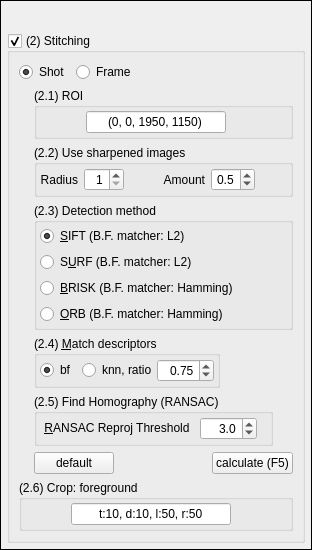
<?xml version="1.0" encoding="UTF-8"?>
<ui version="4.0">
 <class>widget_stitching</class>
 <widget class="QWidget" name="widget_stitching">
  <property name="geometry">
   <rect>
    <x>0</x>
    <y>0</y>
    <width>312</width>
    <height>532</height>
   </rect>
  </property>
  <property name="windowTitle">
   <string>Form</string>
  </property>
  <layout class="QVBoxLayout" name="verticalLayout_3">
   <property name="spacing">
    <number>0</number>
   </property>
   <property name="leftMargin">
    <number>0</number>
   </property>
   <property name="topMargin">
    <number>0</number>
   </property>
   <property name="rightMargin">
    <number>0</number>
   </property>
   <property name="bottomMargin">
    <number>0</number>
   </property>
   <item>
    <widget class="QFrame" name="frame">
     <property name="frameShape">
      <enum>QFrame::Panel</enum>
     </property>
     <property name="frameShadow">
      <enum>QFrame::Plain</enum>
     </property>
     <layout class="QVBoxLayout" name="verticalLayout_5">
      <property name="spacing">
       <number>4</number>
      </property>
      <property name="leftMargin">
       <number>6</number>
      </property>
      <property name="topMargin">
       <number>6</number>
      </property>
      <property name="rightMargin">
       <number>6</number>
      </property>
      <property name="bottomMargin">
       <number>6</number>
      </property>
      <item>
       <layout class="QHBoxLayout" name="horizontalLayout_10">
        <property name="spacing">
         <number>3</number>
        </property>
        <item>
         <widget class="QPushButton" name="pushButton_set_preview">
          <property name="sizePolicy">
           <sizepolicy hsizetype="Maximum" vsizetype="Maximum">
            <horstretch>0</horstretch>
            <verstretch>0</verstretch>
           </sizepolicy>
          </property>
          <property name="text">
           <string/>
          </property>
          <property name="icon">
           <iconset>
            <normaloff>img/grey/eye.svg</normaloff>
            <normalon>img/blue/eye.svg</normalon>img/grey/eye.svg</iconset>
          </property>
          <property name="checkable">
           <bool>true</bool>
          </property>
          <property name="flat">
           <bool>true</bool>
          </property>
         </widget>
        </item>
        <item>
         <widget class="QPushButton" name="pushButton_save">
          <property name="sizePolicy">
           <sizepolicy hsizetype="Maximum" vsizetype="Maximum">
            <horstretch>0</horstretch>
            <verstretch>0</verstretch>
           </sizepolicy>
          </property>
          <property name="text">
           <string/>
          </property>
          <property name="icon">
           <iconset>
            <normaloff>img/grey/save.svg</normaloff>
            <normalon>img/purple/save.svg</normalon>img/grey/save.svg</iconset>
          </property>
          <property name="checkable">
           <bool>false</bool>
          </property>
          <property name="autoDefault">
           <bool>false</bool>
          </property>
          <property name="flat">
           <bool>true</bool>
          </property>
         </widget>
        </item>
        <item>
         <widget class="QPushButton" name="pushButton_discard">
          <property name="sizePolicy">
           <sizepolicy hsizetype="Maximum" vsizetype="Maximum">
            <horstretch>0</horstretch>
            <verstretch>0</verstretch>
           </sizepolicy>
          </property>
          <property name="text">
           <string/>
          </property>
          <property name="icon">
           <iconset>
            <normaloff>img/grey/undo.svg</normaloff>
            <normalon>img/purple/undo.svg</normalon>img/grey/undo.svg</iconset>
          </property>
          <property name="checkable">
           <bool>false</bool>
          </property>
          <property name="autoDefault">
           <bool>false</bool>
          </property>
          <property name="flat">
           <bool>true</bool>
          </property>
         </widget>
        </item>
        <item>
         <spacer name="horizontalSpacer_2">
          <property name="orientation">
           <enum>Qt::Horizontal</enum>
          </property>
          <property name="sizeHint" stdset="0">
           <size>
            <width>5</width>
            <height>20</height>
           </size>
          </property>
         </spacer>
        </item>
        <item>
         <widget class="QPushButton" name="pushButton_close">
          <property name="sizePolicy">
           <sizepolicy hsizetype="Maximum" vsizetype="Maximum">
            <horstretch>0</horstretch>
            <verstretch>0</verstretch>
           </sizepolicy>
          </property>
          <property name="text">
           <string/>
          </property>
          <property name="icon">
           <iconset>
            <normaloff>img/purple/x-square.svg</normaloff>
            <normalon>img/purple/x-square.svg</normalon>img/purple/x-square.svg</iconset>
          </property>
          <property name="checkable">
           <bool>false</bool>
          </property>
          <property name="autoDefault">
           <bool>false</bool>
          </property>
          <property name="flat">
           <bool>true</bool>
          </property>
         </widget>
        </item>
       </layout>
      </item>
      <item>
       <widget class="QGroupBox" name="groupBox_stitching">
        <property name="title">
         <string>(2) Stitching</string>
        </property>
        <property name="checkable">
         <bool>true</bool>
        </property>
        <layout class="QVBoxLayout" name="verticalLayout">
         <item>
          <layout class="QHBoxLayout" name="horizontalLayout_8">
           <property name="bottomMargin">
            <number>0</number>
           </property>
           <item>
            <widget class="QRadioButton" name="radioButton_shot_homography">
             <property name="sizePolicy">
              <sizepolicy hsizetype="Maximum" vsizetype="Fixed">
               <horstretch>0</horstretch>
               <verstretch>0</verstretch>
              </sizepolicy>
             </property>
             <property name="text">
              <string>Shot</string>
             </property>
             <property name="checked">
              <bool>true</bool>
             </property>
            </widget>
           </item>
           <item>
            <widget class="QRadioButton" name="radioButton_frame_homography">
             <property name="sizePolicy">
              <sizepolicy hsizetype="Fixed" vsizetype="Fixed">
               <horstretch>0</horstretch>
               <verstretch>0</verstretch>
              </sizepolicy>
             </property>
             <property name="text">
              <string>Frame</string>
             </property>
             <property name="checkable">
              <bool>true</bool>
             </property>
             <property name="checked">
              <bool>false</bool>
             </property>
            </widget>
           </item>
           <item>
            <spacer name="horizontalSpacer_5">
             <property name="orientation">
              <enum>Qt::Horizontal</enum>
             </property>
             <property name="sizeHint" stdset="0">
              <size>
               <width>40</width>
               <height>20</height>
              </size>
             </property>
            </spacer>
           </item>
          </layout>
         </item>
         <item>
          <layout class="QVBoxLayout" name="verticalLayout_4">
           <property name="leftMargin">
            <number>15</number>
           </property>
           <property name="bottomMargin">
            <number>0</number>
           </property>
           <item>
            <widget class="QGroupBox" name="groupBox_detection_method_2">
             <property name="sizePolicy">
              <sizepolicy hsizetype="Preferred" vsizetype="Maximum">
               <horstretch>0</horstretch>
               <verstretch>0</verstretch>
              </sizepolicy>
             </property>
             <property name="title">
              <string>(2.1) ROI</string>
             </property>
             <layout class="QHBoxLayout" name="horizontalLayout_3">
              <property name="leftMargin">
               <number>3</number>
              </property>
              <property name="topMargin">
               <number>3</number>
              </property>
              <property name="rightMargin">
               <number>3</number>
              </property>
              <property name="bottomMargin">
               <number>3</number>
              </property>
              <item>
               <widget class="QPushButton" name="pushButton_roi_edition">
                <property name="sizePolicy">
                 <sizepolicy hsizetype="Maximum" vsizetype="Maximum">
                  <horstretch>0</horstretch>
                  <verstretch>0</verstretch>
                 </sizepolicy>
                </property>
                <property name="text">
                 <string/>
                </property>
                <property name="icon">
                 <iconset>
                  <normaloff>img/select-rectangular.png</normaloff>
                  <normalon>img/select-rectangular.png</normalon>
                  <disabledoff>img/select-rectangular_disabled.png</disabledoff>img/select-rectangular.png</iconset>
                </property>
                <property name="checkable">
                 <bool>true</bool>
                </property>
                <property name="autoDefault">
                 <bool>false</bool>
                </property>
                <property name="flat">
                 <bool>true</bool>
                </property>
               </widget>
              </item>
              <item>
               <widget class="QLineEdit" name="lineEdit_roi_rectangle">
                <property name="sizePolicy">
                 <sizepolicy hsizetype="Fixed" vsizetype="Fixed">
                  <horstretch>0</horstretch>
                  <verstretch>0</verstretch>
                 </sizepolicy>
                </property>
                <property name="minimumSize">
                 <size>
                  <width>140</width>
                  <height>0</height>
                 </size>
                </property>
                <property name="maximumSize">
                 <size>
                  <width>140</width>
                  <height>16777215</height>
                 </size>
                </property>
                <property name="text">
                 <string>(0, 0, 1950, 1150)</string>
                </property>
                <property name="alignment">
                 <set>Qt::AlignCenter</set>
                </property>
                <property name="readOnly">
                 <bool>true</bool>
                </property>
               </widget>
              </item>
              <item>
               <spacer name="horizontalSpacer_3">
                <property name="orientation">
                 <enum>Qt::Horizontal</enum>
                </property>
                <property name="sizeHint" stdset="0">
                 <size>
                  <width>40</width>
                  <height>20</height>
                 </size>
                </property>
               </spacer>
              </item>
              <item>
               <widget class="QPushButton" name="pushButton_roi_discard_modifications">
                <property name="sizePolicy">
                 <sizepolicy hsizetype="Maximum" vsizetype="Fixed">
                  <horstretch>0</horstretch>
                  <verstretch>0</verstretch>
                 </sizepolicy>
                </property>
                <property name="text">
                 <string extracomment="Undo (Ctrl-Z)"/>
                </property>
                <property name="icon">
                 <iconset>
                  <normaloff>img/edit-undo.png</normaloff>img/edit-undo.png</iconset>
                </property>
                <property name="flat">
                 <bool>true</bool>
                </property>
               </widget>
              </item>
             </layout>
            </widget>
           </item>
           <item>
            <widget class="QGroupBox" name="groupBox_detection_method_3">
             <property name="sizePolicy">
              <sizepolicy hsizetype="Preferred" vsizetype="Maximum">
               <horstretch>0</horstretch>
               <verstretch>0</verstretch>
              </sizepolicy>
             </property>
             <property name="title">
              <string>(2.2) Use sharpened images</string>
             </property>
             <layout class="QHBoxLayout" name="horizontalLayout_9">
              <property name="leftMargin">
               <number>3</number>
              </property>
              <property name="topMargin">
               <number>3</number>
              </property>
              <property name="rightMargin">
               <number>3</number>
              </property>
              <property name="bottomMargin">
               <number>3</number>
              </property>
              <item>
               <widget class="QLabel" name="label">
                <property name="text">
                 <string>Radius</string>
                </property>
                <property name="alignment">
                 <set>Qt::AlignRight|Qt::AlignTrailing|Qt::AlignVCenter</set>
                </property>
               </widget>
              </item>
              <item>
               <widget class="QSpinBox" name="spinBox_sharpen_radius">
                <property name="sizePolicy">
                 <sizepolicy hsizetype="Minimum" vsizetype="Fixed">
                  <horstretch>0</horstretch>
                  <verstretch>0</verstretch>
                 </sizepolicy>
                </property>
                <property name="alignment">
                 <set>Qt::AlignRight|Qt::AlignTrailing|Qt::AlignVCenter</set>
                </property>
                <property name="minimum">
                 <number>1</number>
                </property>
                <property name="maximum">
                 <number>11</number>
                </property>
                <property name="singleStep">
                 <number>2</number>
                </property>
                <property name="value">
                 <number>1</number>
                </property>
               </widget>
              </item>
              <item>
               <spacer name="horizontalSpacer_7">
                <property name="orientation">
                 <enum>Qt::Horizontal</enum>
                </property>
                <property name="sizeHint" stdset="0">
                 <size>
                  <width>20</width>
                  <height>20</height>
                 </size>
                </property>
               </spacer>
              </item>
              <item>
               <widget class="QLabel" name="label_2">
                <property name="text">
                 <string>Amount</string>
                </property>
                <property name="alignment">
                 <set>Qt::AlignRight|Qt::AlignTrailing|Qt::AlignVCenter</set>
                </property>
               </widget>
              </item>
              <item>
               <widget class="QDoubleSpinBox" name="doubleSpinBox_sharpen_amount">
                <property name="sizePolicy">
                 <sizepolicy hsizetype="Maximum" vsizetype="Fixed">
                  <horstretch>0</horstretch>
                  <verstretch>0</verstretch>
                 </sizepolicy>
                </property>
                <property name="alignment">
                 <set>Qt::AlignRight|Qt::AlignTrailing|Qt::AlignVCenter</set>
                </property>
                <property name="decimals">
                 <number>1</number>
                </property>
                <property name="maximum">
                 <double>3.000000000000000</double>
                </property>
                <property name="singleStep">
                 <double>0.100000000000000</double>
                </property>
                <property name="value">
                 <double>0.500000000000000</double>
                </property>
               </widget>
              </item>
              <item>
               <spacer name="horizontalSpacer_6">
                <property name="orientation">
                 <enum>Qt::Horizontal</enum>
                </property>
                <property name="sizeHint" stdset="0">
                 <size>
                  <width>10</width>
                  <height>20</height>
                 </size>
                </property>
               </spacer>
              </item>
             </layout>
            </widget>
           </item>
           <item>
            <widget class="QGroupBox" name="groupBox_detection_method">
             <property name="sizePolicy">
              <sizepolicy hsizetype="Preferred" vsizetype="Maximum">
               <horstretch>0</horstretch>
               <verstretch>0</verstretch>
              </sizepolicy>
             </property>
             <property name="title">
              <string>(2.3) Detection method</string>
             </property>
             <layout class="QVBoxLayout" name="verticalLayout_2">
              <property name="leftMargin">
               <number>3</number>
              </property>
              <property name="topMargin">
               <number>3</number>
              </property>
              <property name="rightMargin">
               <number>3</number>
              </property>
              <property name="bottomMargin">
               <number>3</number>
              </property>
              <item>
               <widget class="QRadioButton" name="radioButton_sift">
                <property name="sizePolicy">
                 <sizepolicy hsizetype="Maximum" vsizetype="Fixed">
                  <horstretch>0</horstretch>
                  <verstretch>0</verstretch>
                 </sizepolicy>
                </property>
                <property name="text">
                 <string>&amp;SIFT (B.F. matcher: L2)</string>
                </property>
                <property name="checked">
                 <bool>true</bool>
                </property>
               </widget>
              </item>
              <item>
               <widget class="QRadioButton" name="radioButton_surf">
                <property name="sizePolicy">
                 <sizepolicy hsizetype="Maximum" vsizetype="Fixed">
                  <horstretch>0</horstretch>
                  <verstretch>0</verstretch>
                 </sizepolicy>
                </property>
                <property name="text">
                 <string>S&amp;URF (B.F. matcher: L2)</string>
                </property>
               </widget>
              </item>
              <item>
               <widget class="QRadioButton" name="radioButton_brisk">
                <property name="sizePolicy">
                 <sizepolicy hsizetype="Maximum" vsizetype="Fixed">
                  <horstretch>0</horstretch>
                  <verstretch>0</verstretch>
                 </sizepolicy>
                </property>
                <property name="text">
                 <string>&amp;BRISK (B.F. matcher: Hamming)</string>
                </property>
               </widget>
              </item>
              <item>
               <widget class="QRadioButton" name="radioButton_orb">
                <property name="sizePolicy">
                 <sizepolicy hsizetype="Maximum" vsizetype="Fixed">
                  <horstretch>0</horstretch>
                  <verstretch>0</verstretch>
                 </sizepolicy>
                </property>
                <property name="text">
                 <string>&amp;ORB (B.F. matcher: Hamming)</string>
                </property>
               </widget>
              </item>
             </layout>
            </widget>
           </item>
           <item>
            <widget class="QGroupBox" name="groupBox_match_descriptors">
             <property name="sizePolicy">
              <sizepolicy hsizetype="Maximum" vsizetype="Maximum">
               <horstretch>0</horstretch>
               <verstretch>0</verstretch>
              </sizepolicy>
             </property>
             <property name="title">
              <string>(2.4) &amp;Match descriptors</string>
             </property>
             <layout class="QHBoxLayout" name="horizontalLayout_2">
              <property name="spacing">
               <number>6</number>
              </property>
              <property name="leftMargin">
               <number>3</number>
              </property>
              <property name="topMargin">
               <number>3</number>
              </property>
              <property name="rightMargin">
               <number>3</number>
              </property>
              <property name="bottomMargin">
               <number>3</number>
              </property>
              <item>
               <widget class="QRadioButton" name="radioButton_bf">
                <property name="text">
                 <string>bf</string>
                </property>
                <property name="checked">
                 <bool>true</bool>
                </property>
               </widget>
              </item>
              <item>
               <layout class="QHBoxLayout" name="horizontalLayout_4">
                <property name="spacing">
                 <number>0</number>
                </property>
                <property name="leftMargin">
                 <number>0</number>
                </property>
                <item>
                 <widget class="QRadioButton" name="radioButton_knn">
                  <property name="text">
                   <string>knn, ratio</string>
                  </property>
                 </widget>
                </item>
                <item>
                 <widget class="QDoubleSpinBox" name="doubleSpinBox_knn_ratio">
                  <property name="sizePolicy">
                   <sizepolicy hsizetype="Maximum" vsizetype="Fixed">
                    <horstretch>0</horstretch>
                    <verstretch>0</verstretch>
                   </sizepolicy>
                  </property>
                  <property name="frame">
                   <bool>true</bool>
                  </property>
                  <property name="alignment">
                   <set>Qt::AlignRight|Qt::AlignTrailing|Qt::AlignVCenter</set>
                  </property>
                  <property name="decimals">
                   <number>2</number>
                  </property>
                  <property name="singleStep">
                   <double>0.050000000000000</double>
                  </property>
                  <property name="value">
                   <double>0.750000000000000</double>
                  </property>
                 </widget>
                </item>
               </layout>
              </item>
             </layout>
            </widget>
           </item>
           <item>
            <widget class="QGroupBox" name="groupBox_find_homography">
             <property name="sizePolicy">
              <sizepolicy hsizetype="Maximum" vsizetype="Maximum">
               <horstretch>0</horstretch>
               <verstretch>0</verstretch>
              </sizepolicy>
             </property>
             <property name="title">
              <string>(2.5) Find Homography (RANSAC)</string>
             </property>
             <layout class="QHBoxLayout" name="horizontalLayout_5">
              <property name="leftMargin">
               <number>3</number>
              </property>
              <property name="topMargin">
               <number>3</number>
              </property>
              <property name="rightMargin">
               <number>3</number>
              </property>
              <property name="bottomMargin">
               <number>3</number>
              </property>
              <item>
               <widget class="QPushButton" name="pushButton_ransac">
                <property name="text">
                 <string>&amp;RANSAC Reproj Threshold</string>
                </property>
                <property name="checkable">
                 <bool>false</bool>
                </property>
                <property name="default">
                 <bool>false</bool>
                </property>
                <property name="flat">
                 <bool>true</bool>
                </property>
               </widget>
              </item>
              <item>
               <widget class="QDoubleSpinBox" name="doubleSpinBox_ransac_reproj_threshold">
                <property name="sizePolicy">
                 <sizepolicy hsizetype="Maximum" vsizetype="Fixed">
                  <horstretch>0</horstretch>
                  <verstretch>0</verstretch>
                 </sizepolicy>
                </property>
                <property name="alignment">
                 <set>Qt::AlignRight|Qt::AlignTrailing|Qt::AlignVCenter</set>
                </property>
                <property name="decimals">
                 <number>1</number>
                </property>
                <property name="value">
                 <double>3.000000000000000</double>
                </property>
               </widget>
              </item>
              <item>
               <spacer name="horizontalSpacer">
                <property name="orientation">
                 <enum>Qt::Horizontal</enum>
                </property>
                <property name="sizeHint" stdset="0">
                 <size>
                  <width>10</width>
                  <height>20</height>
                 </size>
                </property>
               </spacer>
              </item>
             </layout>
            </widget>
           </item>
           <item>
            <layout class="QHBoxLayout" name="horizontalLayout_7">
             <property name="spacing">
              <number>0</number>
             </property>
             <item>
              <widget class="QPushButton" name="pushButton_load_default">
               <property name="sizePolicy">
                <sizepolicy hsizetype="Maximum" vsizetype="Fixed">
                 <horstretch>0</horstretch>
                 <verstretch>0</verstretch>
                </sizepolicy>
               </property>
               <property name="text">
                <string>default</string>
               </property>
              </widget>
             </item>
             <item>
              <spacer name="horizontalSpacer_10">
               <property name="orientation">
                <enum>Qt::Horizontal</enum>
               </property>
               <property name="sizeHint" stdset="0">
                <size>
                 <width>10</width>
                 <height>20</height>
                </size>
               </property>
              </spacer>
             </item>
             <item>
              <widget class="QPushButton" name="pushButton_undo">
               <property name="sizePolicy">
                <sizepolicy hsizetype="Maximum" vsizetype="Fixed">
                 <horstretch>0</horstretch>
                 <verstretch>0</verstretch>
                </sizepolicy>
               </property>
               <property name="text">
                <string extracomment="Undo (Ctrl-Z)"/>
               </property>
               <property name="icon">
                <iconset>
                 <normaloff>img/edit-undo.png</normaloff>img/edit-undo.png</iconset>
               </property>
               <property name="flat">
                <bool>true</bool>
               </property>
              </widget>
             </item>
             <item>
              <widget class="QPushButton" name="pushButton_calculate">
               <property name="text">
                <string>calculate (F5)</string>
               </property>
              </widget>
             </item>
            </layout>
           </item>
          </layout>
         </item>
         <item>
          <widget class="QGroupBox" name="groupBox_crop">
           <property name="sizePolicy">
            <sizepolicy hsizetype="Preferred" vsizetype="Maximum">
             <horstretch>0</horstretch>
             <verstretch>0</verstretch>
            </sizepolicy>
           </property>
           <property name="title">
            <string>(2.6) Crop: foreground</string>
           </property>
           <layout class="QHBoxLayout" name="horizontalLayout_6">
            <property name="leftMargin">
             <number>3</number>
            </property>
            <property name="topMargin">
             <number>3</number>
            </property>
            <property name="rightMargin">
             <number>3</number>
            </property>
            <property name="bottomMargin">
             <number>3</number>
            </property>
            <item>
             <widget class="QPushButton" name="pushButton_crop_edition">
              <property name="sizePolicy">
               <sizepolicy hsizetype="Maximum" vsizetype="Maximum">
                <horstretch>0</horstretch>
                <verstretch>0</verstretch>
               </sizepolicy>
              </property>
              <property name="text">
               <string/>
              </property>
              <property name="icon">
               <iconset>
                <normaloff>img/gimp-tool-crop.png</normaloff>
                <normalon>img/gimp-tool-crop.png</normalon>
                <disabledoff>img/gimp-tool-crop_disabled.png</disabledoff>img/gimp-tool-crop.png</iconset>
              </property>
              <property name="checkable">
               <bool>true</bool>
              </property>
              <property name="autoDefault">
               <bool>false</bool>
              </property>
              <property name="flat">
               <bool>true</bool>
              </property>
             </widget>
            </item>
            <item>
             <widget class="QLineEdit" name="lineEdit_crop_rectangle">
              <property name="sizePolicy">
               <sizepolicy hsizetype="Fixed" vsizetype="Fixed">
                <horstretch>0</horstretch>
                <verstretch>0</verstretch>
               </sizepolicy>
              </property>
              <property name="minimumSize">
               <size>
                <width>160</width>
                <height>0</height>
               </size>
              </property>
              <property name="maximumSize">
               <size>
                <width>160</width>
                <height>16777215</height>
               </size>
              </property>
              <property name="text">
               <string>t:10, d:10, l:50, r:50</string>
              </property>
              <property name="alignment">
               <set>Qt::AlignCenter</set>
              </property>
              <property name="readOnly">
               <bool>true</bool>
              </property>
             </widget>
            </item>
            <item>
             <spacer name="horizontalSpacer_4">
              <property name="orientation">
               <enum>Qt::Horizontal</enum>
              </property>
              <property name="sizeHint" stdset="0">
               <size>
                <width>1</width>
                <height>20</height>
               </size>
              </property>
             </spacer>
            </item>
            <item>
             <widget class="QPushButton" name="pushButton_crop_reset_rectangle">
              <property name="sizePolicy">
               <sizepolicy hsizetype="Maximum" vsizetype="Fixed">
                <horstretch>0</horstretch>
                <verstretch>0</verstretch>
               </sizepolicy>
              </property>
              <property name="text">
               <string extracomment="Undo (Ctrl-Z)"/>
              </property>
              <property name="icon">
               <iconset>
                <normaloff>img/edit-undo.png</normaloff>img/edit-undo.png</iconset>
              </property>
              <property name="flat">
               <bool>true</bool>
              </property>
             </widget>
            </item>
           </layout>
          </widget>
         </item>
        </layout>
       </widget>
      </item>
     </layout>
    </widget>
   </item>
  </layout>
 </widget>
 <resources/>
 <connections/>
</ui>
